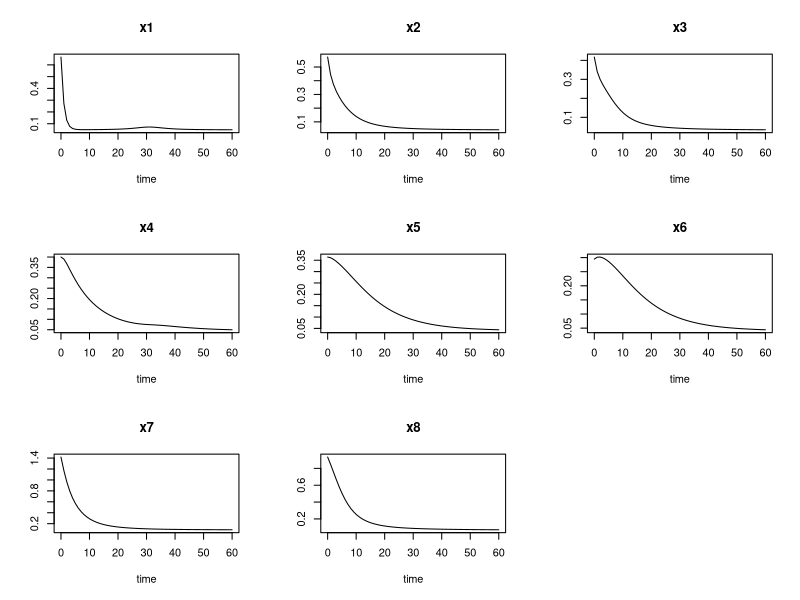

This chart was generated by the following R code: (Note: this script raises an error after producing the figure.)
# This script generates data to test the greedy-approach dynamic elastic net

parameters = c(  v1=1,
                   vi1=1,
                   ki1=1,
                   ni1=2,
                   ka1=1,
                   na1=2,
                   k1=1,
                   v2=1,
                   ki2=1,
                   ni2=2,
                   ka2=1,
                   na2=2,
                   k2=1,
                   v3=1,
                   ki3=1,
                   ni3=2,
                   ka3=1,
                   na3=2,
                   k3=1,
                   v4=0.1,
                   k4=1,
                   k4k=0.1,
                   v5=0.1,
                   k5=1,
                   k5k=0.1,
                   v6=0.1,
                   k6=1,
                   k6k=0.1,
                   kcat1=1,
                   km1=1,
                   km2=1,
                   kcat2=1,
                   km3=1,
                   km4=1,
                   kcat3=1,
                   km5=1,
                   km6=1,
                   p=0.05,
                   s=0.1)

x0 = c(0.66667,0.57254,0.41758,0.4,0.36409,0.29457,1.419,0.93464)


Model <- function(t,x,parameters) {
  with (as.list(parameters),{
    
    dx1 = v1/(1+(p/ki1)*ni1+(ka1/s)*na1)-k1*x[1]
    dx2 = v2/(1+(p/ki2)*ni2+(ka2/x7)*na2)-k2*x[2]
    dx3 = v3/(1+(p/ki3)*ni3+(ka3/x8)*na3)-k3*x[3] 
    dx4 = (v4*x[1])/(k4+x[1])-k4k*x[4]
    dx5 = (v5*x[2])/(k5+x[2])-k5k*x[5]
    dx6 = (v6*x[2])/(k6+x[3])-k6k*x[6]
    dx7 = (kcat1*x[4]*(1/km1)*(s-x[7]))/(1+(s/km1)+(x[7]/km2))-(kcat2*x[5]*(1/km3)*(x[7]-x[8]))/(1+(x[7]/km3)+(x[8]/km4))
    dx8 = (kcat2*x[5]*(1/km3)*(x[7]-x[8]))/(1+(x[7]/km3)+(x[8]/km4))-(kcat3*x[6]*(1/km5)*(x[8]-p))/(1+(x[8]/km5)+(p/km6))
    
    list(c(dx1,dx2,dx3,dx4,dx5,dx6,dx7,dx8))
  })
}


uvbMeasure <- function(x, parameters) {
  
  y1 = 2*x[,5] + x[,4] + x[,8]
  y2 = 2*x[,5] + 2* x[,3] + x[,1]
  y3 = x[,6]
  y4 = x[,1]
  y5 = x[,4]
  
  return(cbind(y1,y2,y3,y4,y5))
}

t.data <- seq(0, 60, length.out = 60)
state <- c( x1 = x0[1], x2 = x0[2] , x3 = x0[3], x4 = x0[4], x5 = x0[5], x6 = x0[6], x7 = x0[7], x8 = x0[8])

Perturbation <- function(t,x1,x2,x3,x4,x5,x6,x7,x8) {
  #perturbation function
  perturbation.temp <-  1 / (40 + ( t - 30 )**2)
  
  return(perturbation.temp)
}

Lorenz <- function(t, state, parameters) {
  with(as.list(c(state, parameters)),{
    dx1 = v1/(1+(p/ki1)*ni1+(ka1/s)*na1)-k1*x1 + Perturbation(t,x1,x2,x3,x4,x5,x6,x7,x8)
    dx2 = v2/(1+(p/ki2)*ni2+(ka2/x7)*na2)-k2*x2
    dx3 = v3/(1+(p/ki3)*ni3+(ka3/x8)*na3)-k3*x3 
    dx4 = (v4*x1)/(k4+x1)-k4k*x4
    dx5 = (v5*x2)/(k5+x2)-k5k*x5
    dx6 = (v6*x2)/(k6+x3)-k6k*x6
    dx7 = (kcat1*x4*(1/km1)*(s-x7))/(1+(s/km1)+(x7/km2))-(kcat2*x5*(1/km3)*(x7-x8))/(1+(x7/km3)+(x8/km4))
    dx8 = (kcat2*x5*(1/km3)*(x7-x8))/(1+(x7/km3)+(x8/km4))-(kcat3*x6*(1/km5)*(x8-p))/(1+(x8/km5)+(p/km6))
    list(c(dx1,dx2,dx3,dx4,dx5,dx6,dx7,dx8))
  })
}

out <- deSolve::ode(y = state, times = t.data, func = Lorenz, parms = parameters)

# MAke plots

plot(out)
X <- out[,-1]
meas <- uvbMeasure(X)
meas = as.data.frame(cbind(t.data,meas))
y <- meas

output <- data.frame("t" = out[,1],"x1" = out[,2], "x2" = out[,3], "x3" = out[,4], "x4" = out[,5], "x5" = out[,6], "x6" = out[,7], "x7" = out[,8], "x8" = out[,9])


sd=NULL

model_class <- odeModel(func = Model, parms = parameters, times=t.data,
                    measFunc = uvbMeasure, y = x0, meas = y,custom=TRUE)

plot(nominalSol(model_class))

res <- sgdn(odeModel = model_class, alphaStep = 0.0001, alpha2 = 0.1, plotEstimates = TRUE, conjGrad = FALSE)

plot(res[[1]])

BDENode <- odeModel(func = Model, parms = parameters, times=t.data,
                    measFunc = uvbMeasure, y = x0, meas = y,custom=TRUE)


A <- BDEN(odeModel               = BDENode,
          settings               = SETTINGS,
          mcmc_component         = MCMC_component,
          loglikelihood_func     = LOGLIKELIHOOD_func,
          gibbs_update           = GIBBS_update,
          ode_sol                = ode_solv,
          lambda            = .0001,
          beta_init         = c(1,1,1,0.1),
          numbertrialsstep = 15,
          numbertrialseps  = 1000,
          numbertrialinner  = 25,
          printstatesignore =  c(1,4))
